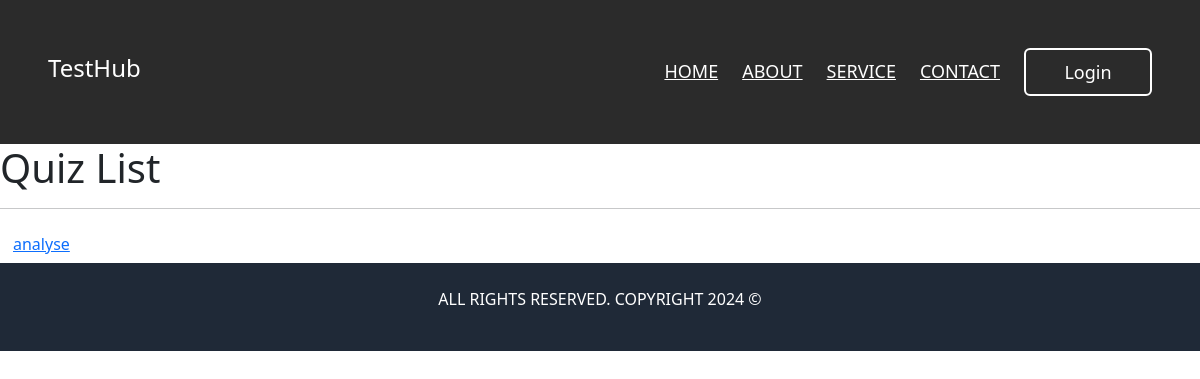
/quizes/, run on an earlier commit of the app's database.
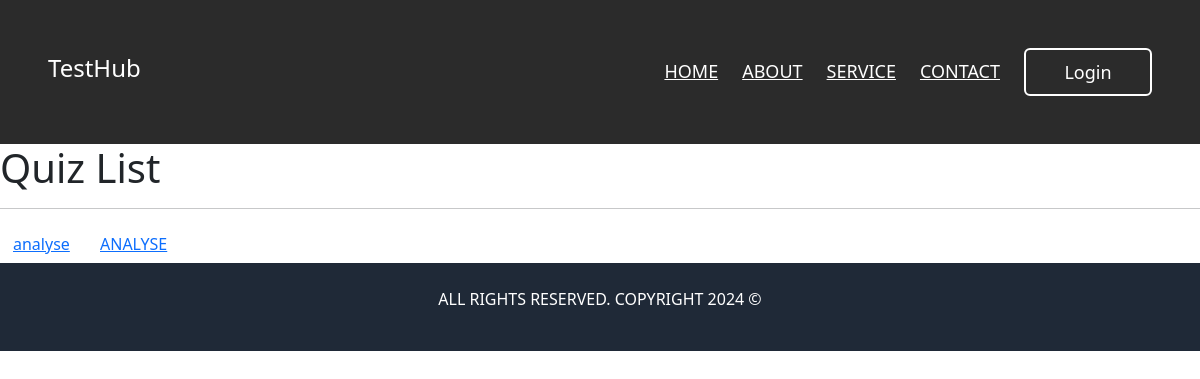
And on a later commit of the database.
### quizes/models.py (models this page shows, shortened)
class Quiz(models.Model):
    name = models.CharField(max_length=120)
    topic = models.CharField(max_length=120)
    number_of_questions = models.IntegerField()
    time = models.IntegerField(help_text="duration of quiz in seconds")
    difficulty = models.CharField(max_length=6, choices=DIFF_CHOICES)
    required_score = models.IntegerField(help_text="required score to pass the quiz")
    created_by = models.ForeignKey(Professor, on_delete=models.CASCADE)
    start_time = models.DateTimeField()  # Students can access from this time
    end_time = models.DateTimeField()  # Access closes after this time
    groups = models.ManyToManyField(Group)  # Assign quiz to multiple groups
    created_at = models.DateTimeField(auto_now_add=True)
    class Meta:
        verbose_name_plural = "Quizes"

### quizes/views.py (the view)
# urls.py: path('', QuizListView.as_view(), name='main-view'),
class QuizListView(ListView):
    model = Quiz
    template_name = 'quizes/main.html'

### theme/templates/quizes/main.html (shortened to what this page needs)
{% extends "base.html" %}
{% load static %}
{% block scripts %}
    <link rel="stylesheet" href="https://cdn.jsdelivr.net/npm/bootstrap@5.2.3/dist/css/bootstrap.min.css">
{% endblock scripts %}
{% block content %}
    <div class="h1">Quiz List</div>
    <hr>
    {% for obj in object_list %}
        <button
            class="btn btn-link modal-button"
            data-pk="{{ obj.pk }}"
            data-quiz="{{ obj.name }}"
            data-questions="{{ obj.number_of_questions }}"
            data-time="{{ obj.time }}"
            data-difficulty="{{ obj.difficulty }}"
            data-pass="{{ obj.required_score }}"
            data-bs-toggle="modal"
            data-bs-target="#quizStartModal">
            {{ obj.name }}
        </button>
    {% endfor %}
{% endblock content %}

What changed in the data, as far as the page shows it:
added Quiz: name "ANALYSE"
